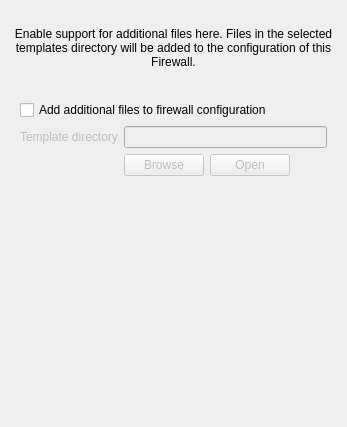
     <widget class="QWidget" name="tab_3" >
      <attribute name="title" >
       <string>Files</string>
      </attribute>
      <attribute name="icon" >
       <iconset resource="MainRes.qrc" >
        <normaloff>:/Icons/folder1.png</normaloff>:/Icons/folder1.png</iconset>
      </attribute>
      <layout class="QGridLayout" >
       <item row="0" column="0" >
        <spacer>
         <property name="orientation" >
          <enum>Qt::Vertical</enum>
         </property>
         <property name="sizeType" >
          <enum>QSizePolicy::Fixed</enum>
         </property>
         <property name="sizeHint" stdset="0" >
          <size>
           <width>20</width>
           <height>16</height>
          </size>
         </property>
        </spacer>
       </item>
       <item row="1" column="0" >
        <widget class="QLabel" name="label_7" >
         <property name="text" >
          <string>Enable support for additional files here. Files in the selected templates directory will be added to the configuration of this Firewall.</string>
         </property>
         <property name="alignment" >
          <set>Qt::AlignCenter</set>
         </property>
         <property name="wordWrap" >
          <bool>true</bool>
         </property>
        </widget>
       </item>
       <item row="2" column="0" >
        <spacer>
         <property name="orientation" >
          <enum>Qt::Vertical</enum>
         </property>
         <property name="sizeType" >
          <enum>QSizePolicy::Fixed</enum>
         </property>
         <property name="sizeHint" stdset="0" >
          <size>
           <width>20</width>
           <height>16</height>
          </size>
         </property>
        </spacer>
       </item>
       <item row="3" column="0" >
        <widget class="QFrame" name="frame" >
         <property name="frameShape" >
          <enum>QFrame::NoFrame</enum>
         </property>
         <property name="frameShadow" >
          <enum>QFrame::Plain</enum>
         </property>
         <layout class="QGridLayout" >
          <item row="0" column="0" colspan="4" >
           <widget class="QCheckBox" name="additional_files_enabled" >
            <property name="text" >
             <string>Add additional files to firewall configuration</string>
            </property>
           </widget>
          </item>
          <item row="1" column="0" >
           <widget class="QLabel" name="templdir_label" >
            <property name="enabled" >
             <bool>false</bool>
            </property>
            <property name="text" >
             <string>Template directory</string>
            </property>
            <property name="alignment" >
             <set>Qt::AlignLeading|Qt::AlignLeft|Qt::AlignVCenter</set>
            </property>
           </widget>
          </item>
          <item row="1" column="1" colspan="3" >
           <widget class="QLineEdit" name="additional_files_dir" >
            <property name="enabled" >
             <bool>false</bool>
            </property>
           </widget>
          </item>
          <item row="2" column="0" >
           <spacer>
            <property name="orientation" >
             <enum>Qt::Horizontal</enum>
            </property>
            <property name="sizeHint" stdset="0" >
             <size>
              <width>61</width>
              <height>20</height>
             </size>
            </property>
           </spacer>
          </item>
          <item row="2" column="1" >
           <widget class="QPushButton" name="buttonBrowse" >
            <property name="enabled" >
             <bool>false</bool>
            </property>
            <property name="toolTip" >
             <string>Select templates directory for this Firewall</string>
            </property>
            <property name="text" >
             <string>Browse</string>
            </property>
           </widget>
          </item>
          <item row="2" column="2" >
           <widget class="QPushButton" name="buttonOpenURL" >
            <property name="enabled" >
             <bool>false</bool>
            </property>
            <property name="toolTip" >
             <string>Open current path in file browser</string>
            </property>
            <property name="text" >
             <string>Open</string>
            </property>
           </widget>
          </item>
          <item row="2" column="3" >
           <spacer>
            <property name="orientation" >
             <enum>Qt::Horizontal</enum>
            </property>
            <property name="sizeHint" stdset="0" >
             <size>
              <width>31</width>
              <height>20</height>
             </size>
            </property>
           </spacer>
          </item>
         </layout>
        </widget>
       </item>
       <item row="4" column="0" >
        <spacer>
         <property name="orientation" >
          <enum>Qt::Vertical</enum>
         </property>
         <property name="sizeHint" stdset="0" >
          <size>
           <width>20</width>
           <height>231</height>
          </size>
         </property>
        </spacer>
       </item>
      </layout>
     </widget>
